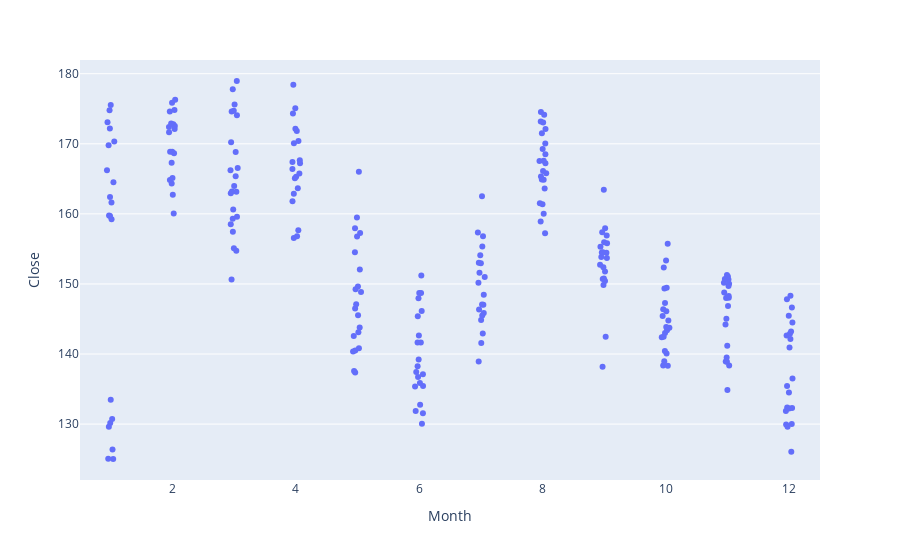
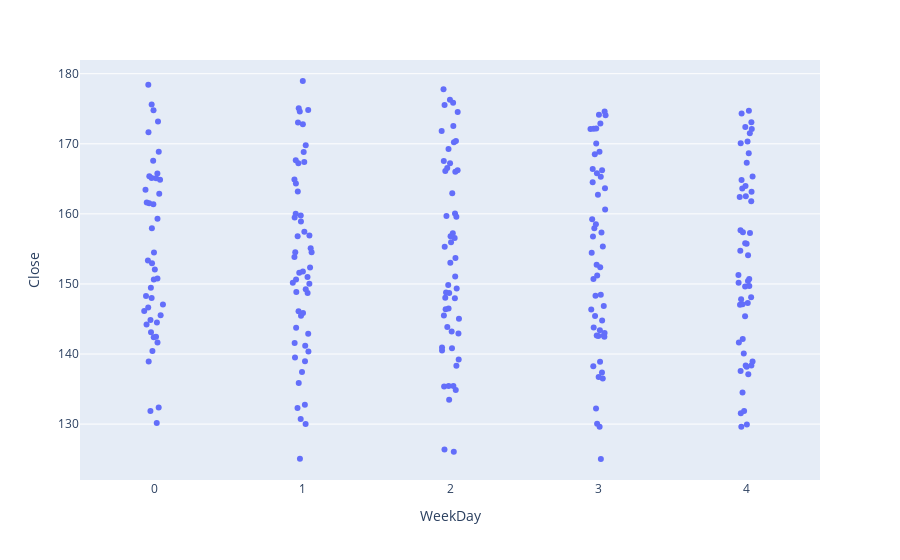
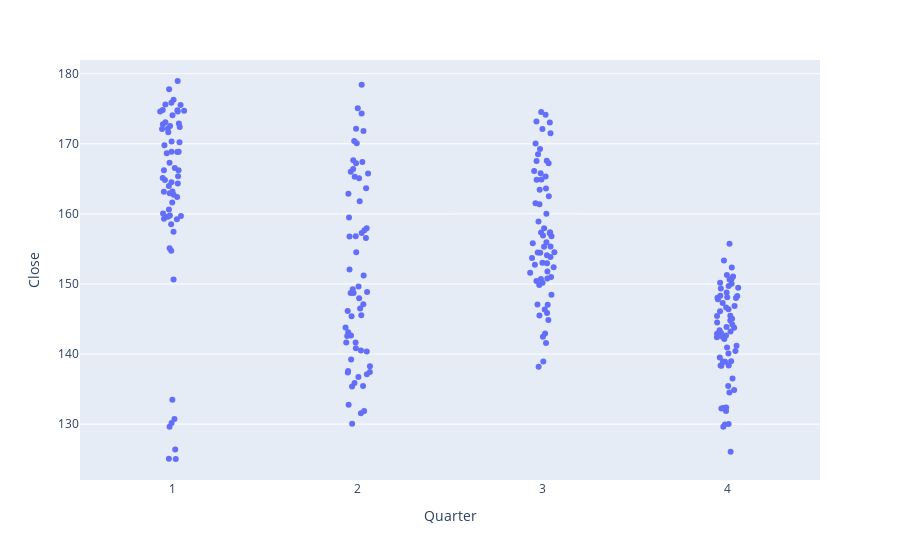
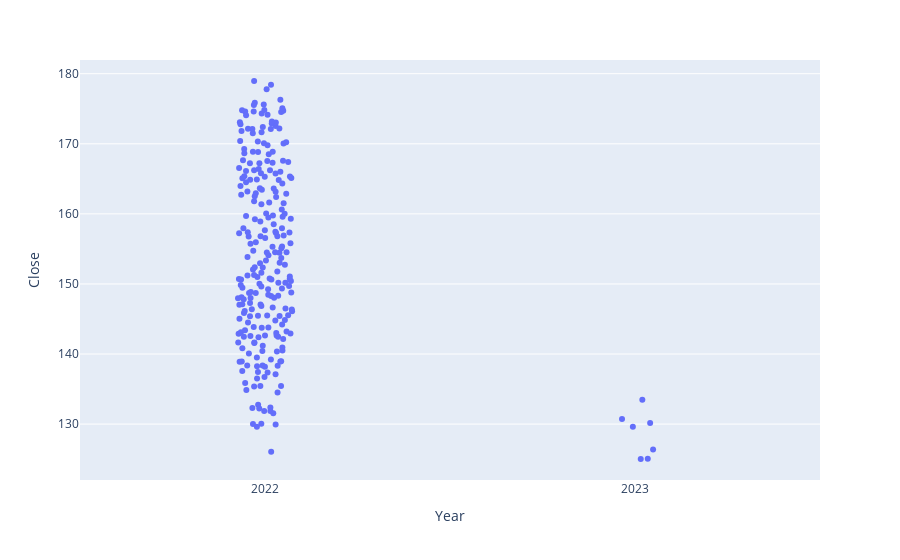

Notebook source saved alongside these figures, in order:
### Markdown cell above
# Visualize the relationship

### Code cell
for col in ['Month', 'WeekDay', 'Quarter', 'Year', 'DayOfYear']:
    display(  pe.strip(y='Close', x=col, data_frame=df) )

### Figure 1 — Plotly figure (JSON) as saved in the notebook; plotly's stock layout.template omitted (floating-point values rounded to 4 significant figures; data arrays with more than 128 entries replaced by an {"elided": "..."} marker saying what was removed)
{"data": [{"alignmentgroup": "True", "boxpoints": "all", "fillcolor": "rgba(255,255,255,0)", "hoveron": "points", "hovertemplate": "Month=%{x}<br>Close=%{y}<extra></extra>", "legendgroup": "", "line": {"color": "rgba(255,255,255,0)"}, "marker": {"color": "#636efa"}, "name": "", "offsetgroup": "", "orientation": "v", "pointpos": 0, "showlegend": false, "type": "box", "x": {"elided": "251 int values"}, "x0": " ", "xaxis": "x", "y": {"elided": "251 float values"}, "y0": " ", "yaxis": "y"}], "layout": {"boxmode": "group", "legend": {"tracegroupgap": 0}, "margin": {"t": 60}, "xaxis": {"anchor": "y", "domain": [0, 1], "title": {"text": "Month"}}, "yaxis": {"anchor": "x", "domain": [0, 1], "title": {"text": "Close"}}}}

### Figure 2 — Plotly figure (JSON) as saved in the notebook; plotly's stock layout.template omitted (floating-point values rounded to 4 significant figures; data arrays with more than 128 entries replaced by an {"elided": "..."} marker saying what was removed)
{"data": [{"alignmentgroup": "True", "boxpoints": "all", "fillcolor": "rgba(255,255,255,0)", "hoveron": "points", "hovertemplate": "WeekDay=%{x}<br>Close=%{y}<extra></extra>", "legendgroup": "", "line": {"color": "rgba(255,255,255,0)"}, "marker": {"color": "#636efa"}, "name": "", "offsetgroup": "", "orientation": "v", "pointpos": 0, "showlegend": false, "type": "box", "x": {"elided": "251 int values"}, "x0": " ", "xaxis": "x", "y": {"elided": "251 float values"}, "y0": " ", "yaxis": "y"}], "layout": {"boxmode": "group", "legend": {"tracegroupgap": 0}, "margin": {"t": 60}, "xaxis": {"anchor": "y", "domain": [0, 1], "title": {"text": "WeekDay"}}, "yaxis": {"anchor": "x", "domain": [0, 1], "title": {"text": "Close"}}}}

### Figure 3 — Plotly figure (JSON) as saved in the notebook; plotly's stock layout.template omitted (floating-point values rounded to 4 significant figures; data arrays with more than 128 entries replaced by an {"elided": "..."} marker saying what was removed)
{"data": [{"alignmentgroup": "True", "boxpoints": "all", "fillcolor": "rgba(255,255,255,0)", "hoveron": "points", "hovertemplate": "Quarter=%{x}<br>Close=%{y}<extra></extra>", "legendgroup": "", "line": {"color": "rgba(255,255,255,0)"}, "marker": {"color": "#636efa"}, "name": "", "offsetgroup": "", "orientation": "v", "pointpos": 0, "showlegend": false, "type": "box", "x": {"elided": "251 int values"}, "x0": " ", "xaxis": "x", "y": {"elided": "251 float values"}, "y0": " ", "yaxis": "y"}], "layout": {"boxmode": "group", "legend": {"tracegroupgap": 0}, "margin": {"t": 60}, "xaxis": {"anchor": "y", "domain": [0, 1], "title": {"text": "Quarter"}}, "yaxis": {"anchor": "x", "domain": [0, 1], "title": {"text": "Close"}}}}

### Figure 4 — Plotly figure (JSON) as saved in the notebook; plotly's stock layout.template omitted (floating-point values rounded to 4 significant figures; data arrays with more than 128 entries replaced by an {"elided": "..."} marker saying what was removed)
{"data": [{"alignmentgroup": "True", "boxpoints": "all", "fillcolor": "rgba(255,255,255,0)", "hoveron": "points", "hovertemplate": "Year=%{x}<br>Close=%{y}<extra></extra>", "legendgroup": "", "line": {"color": "rgba(255,255,255,0)"}, "marker": {"color": "#636efa"}, "name": "", "offsetgroup": "", "orientation": "v", "pointpos": 0, "showlegend": false, "type": "box", "x": {"elided": "251 int values"}, "x0": " ", "xaxis": "x", "y": {"elided": "251 float values"}, "y0": " ", "yaxis": "y"}], "layout": {"boxmode": "group", "legend": {"tracegroupgap": 0}, "margin": {"t": 60}, "xaxis": {"anchor": "y", "domain": [0, 1], "title": {"text": "Year"}}, "yaxis": {"anchor": "x", "domain": [0, 1], "title": {"text": "Close"}}}}
